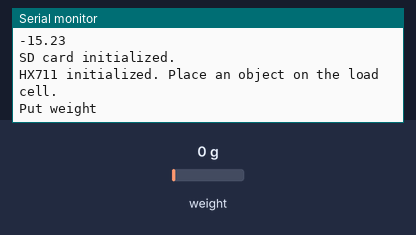
Simulated run of this sketch. Board: ESP32. Shown: the last lines printed to the serial monitor. Inputs (shaded band) come from the test bench; at power-on: weight on the scale 0 g. Storage starts empty.

Above: at 4.2 s.
4.3 s: weight on the scale set to 100 g
At 5.6 s:
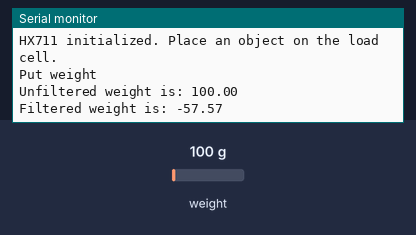
7.8 s: weight on the scale set to 1250 g
At 10.2 s:
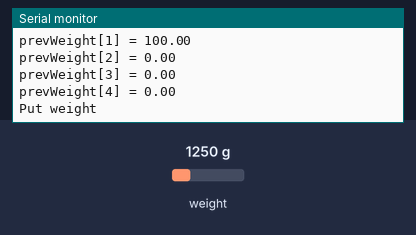
Timing chart, 0 to 11.7 s (numbered marks = the images above; inputs shaded):
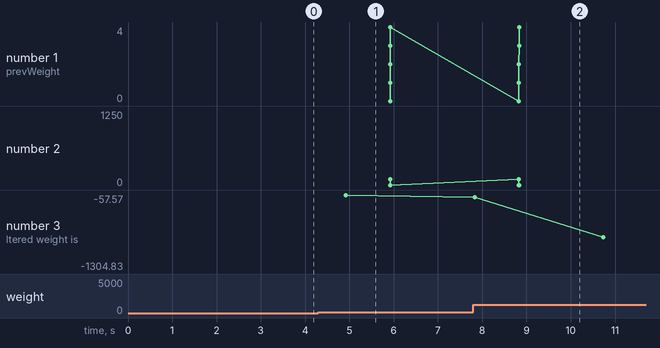

The sketch:

Esp32code1.ino
```cpp
/********************************************
Rumbidzai Mashumba
Load cell filter
Created On: 05/05/2024

********************************************/
#include <SD.h>  // Include the SD library
#include <HX711.h> // Include the HX711 library
#include <esp_sleep.h> // Include the ESP32 sleep library


#define LOADCELL_DOUT_PIN 16//choose the right pins
#define LOADCELL_SCK_PIN 4

#define Threshold 1   // if loadcell measures anything more wake up mcu

#define WAKEUP_PIN 33 // GPIO pin to trigger wakeup from deep sleep


HX711 scale; // HX711 load cell instance


//calibration factor
float calibrationFactor = -15.2267; //calculate calibration factor


// SD card pins
const int SD_CS_PIN = 21;   //check the SD pin


// Declare the file to store weight data
File weightDataFile;
File dataFile;

// Variable to hold the current weight
float currentWeight = 0.0;
float prevWeight[5] = {0.0, 0.0, 0.0, 0.0, 0.0};
float currentFilter = 0.0;
bool isRecording = false;
float a[] = {0.391791462, 0.575709608, 0.376036868, 0.092118815};
float b[] = {5.84323939e-08, 2.33729573e-07, 3.50594369e-07, 2.33729570e-07, 5.84323957e-08};


void initialisation() {
  scale.tare();
  Serial.println("Scale Zeroed");
  delay(1000);
  scale.set_scale(calibrationFactor);
  Serial.println("Scale Calibration Factor set to:  ");
  Serial.println(calibrationFactor);
}

void writeWeightToFile() {
  Serial.println("isRecording: " + String(isRecording));
  // Check if recording is in progress
  if (isRecording) {
    // Open the file on the SD card
    File dataFile = SD.open("/data.txt", FILE_APPEND);
    // Check if the file was opened successfully
    if (dataFile) {
      Serial.println("Recording...");
      // Write the current weight to the file
      dataFile.println(String(currentWeight));
      // Close the file
     // dataFile.close();
    }
  }
}


float filterIIR(float current_weight) {
  int len_b = sizeof(b) / sizeof(b[0]);
  int len_a = sizeof(a) / sizeof(a[0]);
  int len_prevWeight = sizeof(prevWeight) / sizeof(prevWeight[0]);

  for (int i = len_prevWeight - 1; i > 0; i--) {
    prevWeight[i] = prevWeight[i - 1];
  }


  // Apply the filter
  float filtered_weight = 0.0;
  prevWeight[0] = current_weight;
  for (int t = 0; t < len_b; t++) {
    filtered_weight+= b[t] * prevWeight[t-2];
    delay(50);
    //Serial.println("value is " + String(t) + " filtered_weight is " + String(filtered_weight) + " for: " + String(b[t]));

  }

  for (int t = 1; t < len_a; t++) {
    filtered_weight -= a[t] * prevWeight[t-1];
    delay(50);
    //Serial.println("value is " + String(t) + " filtered_weight is " + String(filtered_weight) + " for: " + String(a[t]));

  }

  return filtered_weight;
}


void printPrevWeight() {
  int len_prevWeight = sizeof(prevWeight) / sizeof(prevWeight[0]);

  Serial.println("Previous Weights:");
  for (int i = 0; i < len_prevWeight; i++) {
    Serial.print("prevWeight[");
    Serial.print(i);
    Serial.print("] = ");
    Serial.println(prevWeight[i]);
  }
}

void setup() {

  //pinMode(WAKEUP_PIN, INPUT_PULLDOWN); // Configure the wakeup pin as an input with pull-up resistor
  Serial.println("Load Cell initializing...");
  Serial.begin(115200);
  scale.begin(LOADCELL_DOUT_PIN, LOADCELL_SCK_PIN);
  scale.set_gain(128);
  delay(1000);

  initialisation();


//SD connection check
  if (!SD.begin(SD_CS_PIN)) {
    Serial.println("Failed to initialize SD card!");
  } else {
    Serial.println("SD card initialized.");
  }


  Serial.println("HX711 initialized. Place an object on the load cell.");


  //attachInterrupt(digitalPinToInterrupt(WAKEUP_PIN), wakeupInterrupt, RAISING);


}

void loop() {
  if (scale.is_ready()) {
    Serial.println("Put weight");
    delay(500);
    //isRecording = True;
    currentFilter = scale.get_units(10);
    currentWeight = filterIIR(currentFilter);

    Serial.print("Unfiltered weight is: ");
    Serial.println(currentFilter);
    Serial.print("Filtered weight is: ");
    Serial.println(currentWeight);
    delay(1000);
    printPrevWeight();

  }


}
```

Measured:
- after the input at 4.3 s, the serial monitor: prints a new line after 0.62 s (image 1)
- plotted number 3: -57.57 → -1304.83 after the input at 7.8 s
